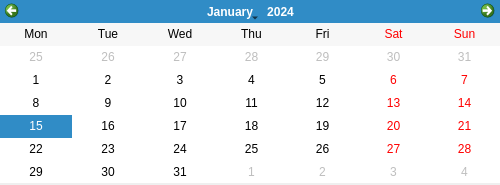
<?xml version="1.0" encoding="UTF-8"?>
<ui version="4.0">
 <class>dlgCalendar</class>
 <widget class="QDialog" name="dlgCalendar">
  <property name="windowModality">
   <enum>Qt::ApplicationModal</enum>
  </property>
  <property name="geometry">
   <rect>
    <x>0</x>
    <y>0</y>
    <width>500</width>
    <height>185</height>
   </rect>
  </property>
  <property name="minimumSize">
   <size>
    <width>500</width>
    <height>185</height>
   </size>
  </property>
  <property name="maximumSize">
   <size>
    <width>500</width>
    <height>185</height>
   </size>
  </property>
  <property name="windowTitle">
   <string>Selecciona fecha</string>
  </property>
  <property name="windowIcon">
   <iconset>
    <normaloff>../img/house.ico</normaloff>../img/house.ico</iconset>
  </property>
  <property name="modal">
   <bool>true</bool>
  </property>
  <widget class="QCalendarWidget" name="Calendar">
   <property name="geometry">
    <rect>
     <x>0</x>
     <y>0</y>
     <width>500</width>
     <height>183</height>
    </rect>
   </property>
   <property name="minimumSize">
    <size>
     <width>500</width>
     <height>183</height>
    </size>
   </property>
   <property name="maximumSize">
    <size>
     <width>500</width>
     <height>183</height>
    </size>
   </property>
   <property name="verticalHeaderFormat">
    <enum>QCalendarWidget::NoVerticalHeader</enum>
   </property>
  </widget>
 </widget>
 <resources/>
 <connections/>
</ui>
